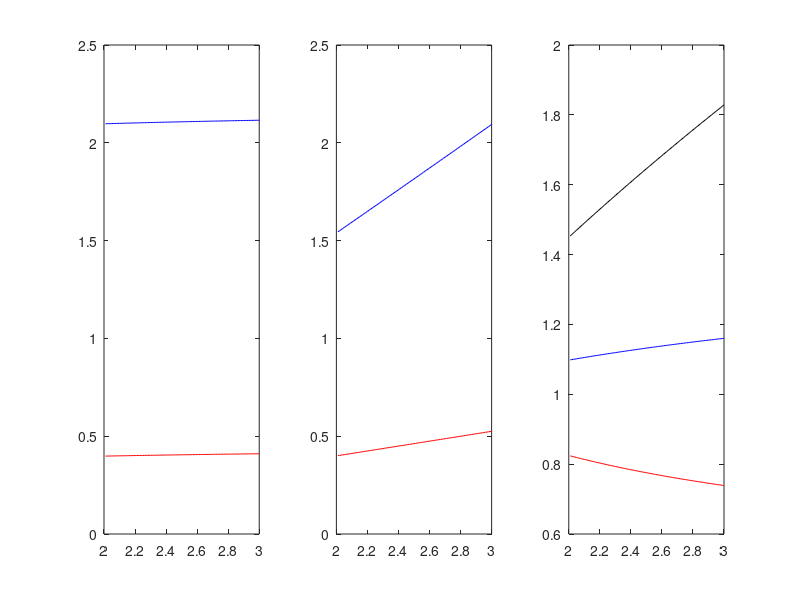

The MATLAB source for this figure:
clear all

% With Uni and log-Linear

u=2;
l=1;
c0=1.5;

q=0.99;
c=1.5;
h=0.5;


%% u
for i=1:100
    
    u = u + 0.01;

SS = @(v)[v(2)-((u-l)*c0-q*(c-h)*(v(1)-l))/(u-v(1));
    v(2)*(1-(1-log(v(2)))*(1+2*v(1)*(u-v(1))/(v(1)^2-l^2)))-q*(c-h)];

v0 = [1.5;0.7];
options = optimset('MaxFunEvals',3e10,'TolFun',3e-10); % options = optimset('Display','iter','MaxFunEvals',3e3);
[v, fval] = fsolve(SS,v0,options);

x(i) = v(1);
p(i) = v(2);

mu(i) = p(i)/c0-1;
y(i) = x(i)*(1-log(p(i)));

R(i) = -(1/(u-l))*(x(i)^2 - 2*u*x(i) + l^2)/(x(i)+l);
Tx(i) = 0.5*(1+l/x(i));
xpeak(i) = - l + sqrt(2*l*(u+l));

end

i=1:1:100;

figure(4);clf;hold on;
subplot(1,3,1)
plot(2+0.01*i,p(i),'-b',2+0.01*i,mu(i),'-r')
subplot(1,3,2)
plot(2+0.01*i,x(i),'-b',2+0.01*i,y(i),'-r')
subplot(1,3,3)
plot(2+0.01*i,R(i),'-b',2+0.01*i,Tx(i),'-r',2+0.01*i,xpeak(i),'-k')

%{
With Uni and Linear

u=2;
l=1;
c0=0.4;

q=0.99;
c=0.5;
h=0.1;

%% u
for i=1:100
    
    u = u + 0.01;

SS = @(v)[v(2)-((u-l)*c0-q*(c-h)*(v(1)-l))/(u-v(1));
    v(2)-1+(v(1)^2-l^2)*(1-q*(c-h))/(2*v(1)*u-2*l^2)];

v0 = [1.5;0.7];
options = optimset('MaxFunEvals',3e10,'TolFun',3e-10); % options = optimset('Display','iter','MaxFunEvals',3e3);
[v, fval] = fsolve(SS,v0,options);

x(i) = v(1);
p(i) = v(2);

mu(i) = p(i)/c0-1;
y(i) = x(i)*(1-p(i));

R(i) = -(1/(u-l))*(x(i)^2 - 2*u*x(i) + l^2)/(x(i)+l);
Tx(i) = 0.5*(1+l/x(i));
xpeak(i) = - l + sqrt(2*l*(u+l));

end

i=1:1:100;

figure(4);clf;hold on;
subplot(1,3,1)
plot(2+0.01*i,p(i),'-b',2+0.01*i,mu(i),'-r')
subplot(1,3,2)
plot(2+0.01*i,x(i),'-b',2+0.01*i,y(i),'-r')
subplot(1,3,3)
plot(2+0.01*i,R(i),'-b',2+0.01*i,Tx(i),'-r',2+0.01*i,xpeak(i),'-k')
%}
